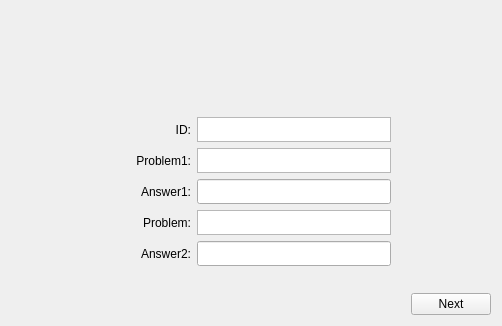
<?xml version="1.0" encoding="UTF-8"?>
<ui version="4.0">
 <class>forget_one</class>
 <widget class="QWidget" name="forget_one">
  <property name="geometry">
   <rect>
    <x>0</x>
    <y>0</y>
    <width>502</width>
    <height>326</height>
   </rect>
  </property>
  <property name="minimumSize">
   <size>
    <width>502</width>
    <height>320</height>
   </size>
  </property>
  <property name="maximumSize">
   <size>
    <width>522</width>
    <height>332</height>
   </size>
  </property>
  <property name="windowTitle">
   <string>Forget Password</string>
  </property>
  <layout class="QVBoxLayout" name="verticalLayout_3">
   <item>
    <layout class="QVBoxLayout" name="verticalLayout">
     <item>
      <layout class="QHBoxLayout" name="horizontalLayout">
       <item>
        <widget class="QLabel" name="talkphoto">
         <property name="minimumSize">
          <size>
           <width>500</width>
           <height>100</height>
          </size>
         </property>
         <property name="maximumSize">
          <size>
           <width>500</width>
           <height>100</height>
          </size>
         </property>
         <property name="text">
          <string/>
         </property>
        </widget>
       </item>
      </layout>
     </item>
     <item>
      <layout class="QHBoxLayout" name="horizontalLayout_2">
       <item>
        <layout class="QHBoxLayout" name="horizontalLayout_6">
         <item>
          <spacer name="horizontalSpacer">
           <property name="orientation">
            <enum>Qt::Horizontal</enum>
           </property>
           <property name="sizeType">
            <enum>QSizePolicy::Minimum</enum>
           </property>
           <property name="sizeHint" stdset="0">
            <size>
             <width>100</width>
             <height>20</height>
            </size>
           </property>
          </spacer>
         </item>
        </layout>
       </item>
       <item>
        <layout class="QVBoxLayout" name="verticalLayout_2">
         <item>
          <layout class="QHBoxLayout" name="horizontalLayout_8">
           <item>
            <widget class="QLabel" name="label_6">
             <property name="minimumSize">
              <size>
               <width>80</width>
               <height>0</height>
              </size>
             </property>
             <property name="text">
              <string>ID:</string>
             </property>
             <property name="alignment">
              <set>Qt::AlignRight|Qt::AlignTrailing|Qt::AlignVCenter</set>
             </property>
            </widget>
           </item>
           <item>
            <widget class="QTextBrowser" name="ID">
             <property name="minimumSize">
              <size>
               <width>0</width>
               <height>25</height>
              </size>
             </property>
             <property name="maximumSize">
              <size>
               <width>16777215</width>
               <height>25</height>
              </size>
             </property>
            </widget>
           </item>
          </layout>
         </item>
         <item>
          <layout class="QHBoxLayout" name="horizontalLayout_7">
           <item>
            <widget class="QLabel" name="label_5">
             <property name="minimumSize">
              <size>
               <width>80</width>
               <height>0</height>
              </size>
             </property>
             <property name="text">
              <string>Problem1:</string>
             </property>
             <property name="alignment">
              <set>Qt::AlignRight|Qt::AlignTrailing|Qt::AlignVCenter</set>
             </property>
            </widget>
           </item>
           <item>
            <widget class="QTextBrowser" name="problem_1">
             <property name="minimumSize">
              <size>
               <width>0</width>
               <height>25</height>
              </size>
             </property>
             <property name="maximumSize">
              <size>
               <width>16777215</width>
               <height>25</height>
              </size>
             </property>
            </widget>
           </item>
          </layout>
         </item>
         <item>
          <layout class="QHBoxLayout" name="horizontalLayout_5">
           <item>
            <widget class="QLabel" name="label_4">
             <property name="minimumSize">
              <size>
               <width>80</width>
               <height>0</height>
              </size>
             </property>
             <property name="text">
              <string>Answer1:</string>
             </property>
             <property name="alignment">
              <set>Qt::AlignRight|Qt::AlignTrailing|Qt::AlignVCenter</set>
             </property>
            </widget>
           </item>
           <item>
            <widget class="QLineEdit" name="answer_1">
             <property name="minimumSize">
              <size>
               <width>0</width>
               <height>25</height>
              </size>
             </property>
             <property name="maximumSize">
              <size>
               <width>16777215</width>
               <height>25</height>
              </size>
             </property>
            </widget>
           </item>
          </layout>
         </item>
         <item>
          <layout class="QHBoxLayout" name="horizontalLayout_4">
           <item>
            <widget class="QLabel" name="label_3">
             <property name="minimumSize">
              <size>
               <width>80</width>
               <height>0</height>
              </size>
             </property>
             <property name="text">
              <string>Problem:</string>
             </property>
             <property name="alignment">
              <set>Qt::AlignRight|Qt::AlignTrailing|Qt::AlignVCenter</set>
             </property>
            </widget>
           </item>
           <item>
            <widget class="QTextBrowser" name="problem_2">
             <property name="minimumSize">
              <size>
               <width>0</width>
               <height>25</height>
              </size>
             </property>
             <property name="maximumSize">
              <size>
               <width>16777215</width>
               <height>25</height>
              </size>
             </property>
            </widget>
           </item>
          </layout>
         </item>
         <item>
          <layout class="QHBoxLayout" name="horizontalLayout_3">
           <item>
            <widget class="QLabel" name="label_2">
             <property name="minimumSize">
              <size>
               <width>80</width>
               <height>0</height>
              </size>
             </property>
             <property name="text">
              <string>Answer2:</string>
             </property>
             <property name="alignment">
              <set>Qt::AlignRight|Qt::AlignTrailing|Qt::AlignVCenter</set>
             </property>
            </widget>
           </item>
           <item>
            <widget class="QLineEdit" name="answer_2">
             <property name="minimumSize">
              <size>
               <width>0</width>
               <height>25</height>
              </size>
             </property>
             <property name="maximumSize">
              <size>
               <width>16777215</width>
               <height>25</height>
              </size>
             </property>
            </widget>
           </item>
          </layout>
         </item>
        </layout>
       </item>
       <item>
        <spacer name="horizontalSpacer_2">
         <property name="orientation">
          <enum>Qt::Horizontal</enum>
         </property>
         <property name="sizeType">
          <enum>QSizePolicy::Minimum</enum>
         </property>
         <property name="sizeHint" stdset="0">
          <size>
           <width>100</width>
           <height>20</height>
          </size>
         </property>
        </spacer>
       </item>
      </layout>
     </item>
     <item>
      <layout class="QHBoxLayout" name="horizontalLayout_9">
       <item>
        <spacer name="verticalSpacer">
         <property name="orientation">
          <enum>Qt::Vertical</enum>
         </property>
         <property name="sizeHint" stdset="0">
          <size>
           <width>20</width>
           <height>40</height>
          </size>
         </property>
        </spacer>
       </item>
      </layout>
     </item>
     <item>
      <layout class="QHBoxLayout" name="horizontalLayout_10">
       <item>
        <spacer name="horizontalSpacer_3">
         <property name="orientation">
          <enum>Qt::Horizontal</enum>
         </property>
         <property name="sizeHint" stdset="0">
          <size>
           <width>40</width>
           <height>20</height>
          </size>
         </property>
        </spacer>
       </item>
       <item>
        <widget class="QPushButton" name="next">
         <property name="text">
          <string>Next</string>
         </property>
        </widget>
       </item>
      </layout>
     </item>
    </layout>
   </item>
  </layout>
 </widget>
 <resources/>
 <connections/>
</ui>
